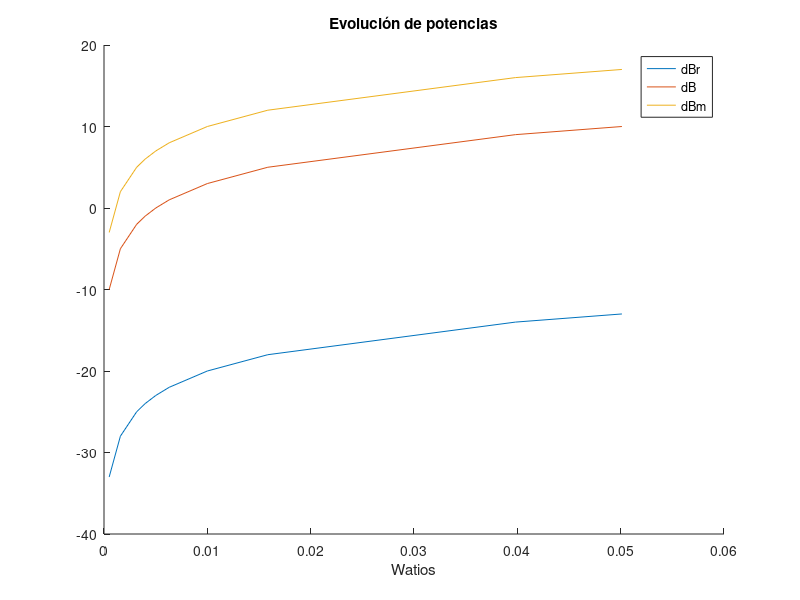
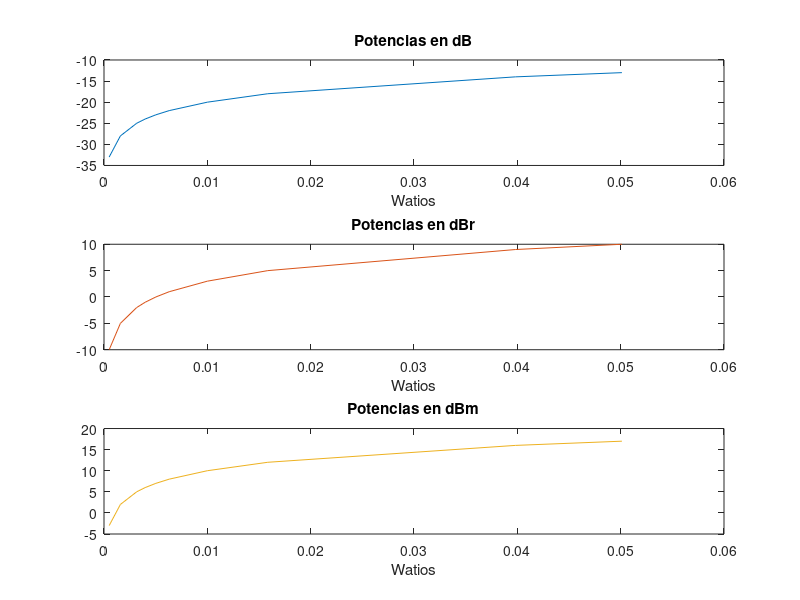

Write MATLAB code to recreate these figures, in order.
clear;clc;close all;


Potencia_dBr = [3 5 0 1 -10 -1 -5 10 9 -2];
Potencia_dBr_ordenado = sort(Potencia_dBr);
dBm0 = -3;

Potencia_referencia = (10*(10^(dBm0/10)))/1000; %En W

longitud_vector=size(Potencia_dBr_ordenado);
Vector_potencia_watios=zeros(1,longitud_vector(1,2));

for k=1:longitud_vector(1,2)
    
Vector_potencia_watios(1,k) =  Potencia_referencia* (10^(Potencia_dBr_ordenado(1,k)/10));

end

Vector_potencia_absoluto = 10*log10(Vector_potencia_watios);
Vector_potencia_dBm = 10*log10((Vector_potencia_watios.*1000));

figure(1);
hold on;

plot(Vector_potencia_watios,Vector_potencia_absoluto);
plot(Vector_potencia_watios,Potencia_dBr_ordenado);
plot(Vector_potencia_watios,Vector_potencia_dBm);

title("Evolución de potencias");xlabel("Watios");
legend('dBr','dB','dBm');

hold off;

figure(2);subplot(311);
plot(Vector_potencia_watios,Vector_potencia_absoluto);
title("Potencias en dB");xlabel("Watios");

subplot(312);
plot(Vector_potencia_watios,Potencia_dBr_ordenado,'Color' ,"#D95319");
title("Potencias en dBr");xlabel("Watios");
subplot(313);
plot(Vector_potencia_watios,Vector_potencia_dBm,'Color','#EDB120');
title("Potencias en dBm");xlabel("Watios");